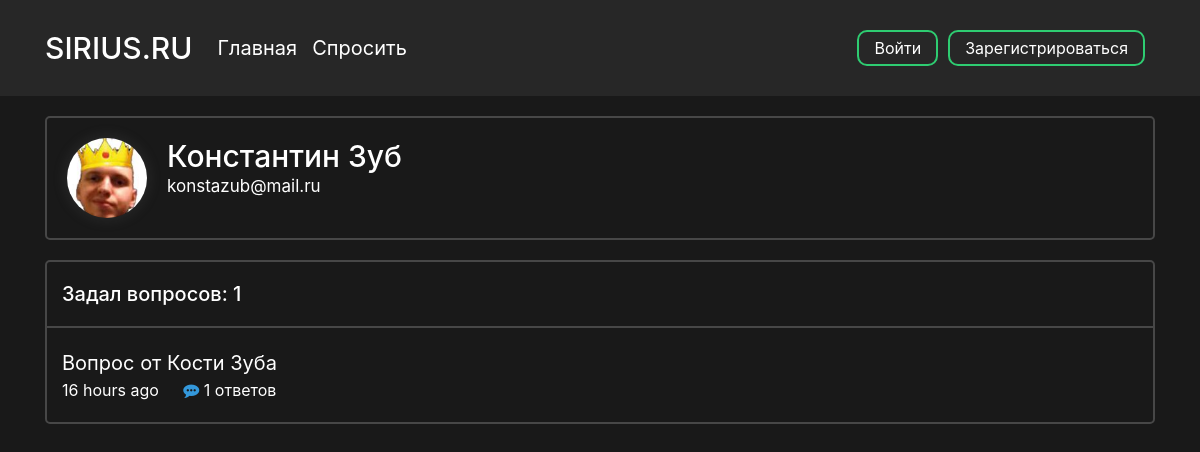
The page /profile/3 on the database its author committed.
### data/users.py (models this page shows, shortened)
class User(SqlAlchemyBase, UserMixin):
    __tablename__ = 'users'
    id = sqlalchemy.Column(sqlalchemy.Integer,
                           primary_key=True, autoincrement=True)
    surname = sqlalchemy.Column(sqlalchemy.String, nullable=True)
    name = sqlalchemy.Column(sqlalchemy.String, nullable=True)
    image_file = sqlalchemy.Column(sqlalchemy.String, nullable=False, default='default.jpg')
    age = sqlalchemy.Column(sqlalchemy.Integer, nullable=True)
    country = sqlalchemy.Column(sqlalchemy.String, nullable=True)
    city = sqlalchemy.Column(sqlalchemy.String, nullable=True)
    email = sqlalchemy.Column(sqlalchemy.String,
                              index=True, unique=True, nullable=True)
    hashed_password = sqlalchemy.Column(sqlalchemy.String, nullable=True)
    registration_date = sqlalchemy.Column(sqlalchemy.DateTime,
                                      default=datetime.datetime.utcnow)
    def get_questions(self):
        from .db_session import create_session
        from .questions import Question
        db_sess = create_session()
        questions = db_sess.query(Question).filter(Question.user_id == self.id).all()
        return questions

### data/questions.py (models this page shows)
class Question(SqlAlchemyBase):
    __tablename__ = 'questions'
    id = sqlalchemy.Column(sqlalchemy.Integer,
                           primary_key=True, autoincrement=True)
    title = sqlalchemy.Column(sqlalchemy.String)
    text = sqlalchemy.Column(sqlalchemy.String)
    user_id = sqlalchemy.Column(sqlalchemy.Integer,
                                sqlalchemy.ForeignKey("users.id"))
    user = orm.relation('User')
    created_date = sqlalchemy.Column(sqlalchemy.DateTime,
                                      default=datetime.datetime.utcnow)
    def get_answers(self):
        from data import db_session
        db_sess = db_session.create_session()
        answers= db_sess.query(Answer).filter(Answer.question_id == self.id).all()
        return answers

### main.py (the view, shortened to what this page needs)
@app.route('/profile/<int:profile_id>', methods=['GET', 'POST'])
def profile_page(profile_id):
    form = UpdateProfileForm()
    db_sess = db_session.create_session()
    return render_template(
        'profile.html',
        user=load_user(profile_id),
        form=form
    )

### data/db_session.py (called while the page is built)
def create_session() -> Session:
    global __factory
    return __factory()

### main.py (called while the page is built)
@manager.user_loader
def load_user(user_id):
    db_sess = db_session.create_session()
    user = db_sess.query(User).filter(User.id == user_id).first()
    return user

### templates/profile.html (shortened to what this page needs)
<head>
    <link rel="stylesheet" type="text/css" href="{{ url_for('static', filename='css/profile.css')}}">
</head>
{% extends "base.html" %}
{% block content %}
<div class="profile-block">
        <div class="profile-info">
            <img src="{{ url_for('static', filename='images/profile_pics/' + user.image_file) }}" alt="" class="profile_picture">
            <div class="info">
                <h3 class="name">{{ user.name }} {{ user.surname}}</h3>
                <p class="email">{{ user.email }}</p>
            </div>
        </div>
    </div>
<div class="user-questions">
    {% set questions = user.get_questions() %}
    <div class="question-count-wrapper">
        <div class="question-count">
            <h5 class="counter">Задал вопросов: {{ questions|length }}</h5>
        </div>
    </div>
    <div class="questions">
        {% for item in questions %}
            <div class="question-block-wrapper">
                <div class="question-block">
                    <p class="question-title"><a href="{{ url_for('question_page', question_id = item.id) }}">{{ item.title }}</a></p>
                    <p class="created_time">{{ moment(item.created_date).fromNow(refresh=True) }}</p>
                    <p class="answers">
                        {% set answer_count = item.get_answers()|length %}
                        {% if answer_count == 0 %}
                        <a href="{{ url_for('question_page', question_id = item.id) }}">
                            <i class="fa fa-commenting answer-icon" aria-hidden="true"></i>
                            Ответить
                        </a>
                        {% else %}
                        <a href="{{ url_for('question_page', question_id = item.id) }}">
                            <i class="fa fa-commenting answer-icon" aria-hidden="true"></i>
                            {{ item.get_answers()|length }} ответов
                        </a>
                        {% endif %}
                    </p>
                </div>
            </div>
        {% endfor %}
    </div>
</div>
{% endblock %}

### templates/base.html (shortened to what this page needs)
<!doctype html>
<html lang="ru">
<head>
    <link rel="stylesheet"
          href="https://stackpath.bootstrapcdn.com/bootstrap/4.4.1/css/bootstrap.min.css"
>
    <link rel="stylesheet" href="https://maxcdn.bootstrapcdn.com/font-awesome/4.5.0/css/font-awesome.min.css">
    <link rel="stylesheet" type="text/css" href="{{ url_for('static', filename='css/base.css')}}">
</head>
<body>
    <header>
        <div class="container">
            <nav class="navbar header">
                <div class="nav_left">
                    <a class="navbar-brand nav_logo" href="{{ url_for('main_page') }}">SIRIUS.RU</a>
                    <a class="navbar-brand nav_item" href="{{ url_for('main_page') }}">Главная</a>
                    <a class="navbar-brand nav_item" href="{{ url_for('ask_question_page') }}">Спросить</a>
                </div>
                <div class="nav_right">
                    {% if current_user %}
                        {% if current_user.is_authenticated %}
                            <a class="profile nav_item" href="{{ url_for('profile_page', profile_id = current_user.id) }}">
                                <i class="fa fa-user" aria-hidden="true"></i> {{ current_user.name }} {{current_user.surname }}
                            </a>
                            <a class="nav_item nav_btn" href="{{ url_for('logout') }}">Выход</a>
                        {% else %}
                            <a class="nav_item nav_btn" href="{{ url_for('login') }}">Войти</a>
                            <a class="nav_item nav_btn" href="{{ url_for('reqister') }}">Зарегистрироваться</a>
                        {% endif %}
                    {% endif %}
                </div>
            </nav>
        </div>
    </header>
    <main role="main" class="container">
        {% block content %}{% endblock %}
    </main>
</body>
</html>

### static/css/profile.css (style rules this page uses)
.profile-block, .user-questions { border: 2px solid rgba(255, 255, 255, 0.2); border-radius: 5px; -webkit-background-clip: padding-box; background-clip: padding-box; }
.profile-block { margin-bottom: 20px; }
.profile-info { padding: 20px; display: flex; align-items: flex-start; }
.profile_picture { width: 80px; border-radius: 50%; margin-right: 20px; -webkit-box-shadow: 0px 0px 15px 0px rgba(150, 150, 150, 0.17); -moz-box-shadow: 0px 0px 15px 0px rgba(150, 150, 150, 0.17); box-shadow: 0px 0px 15px 0px rgba(150, 150, 150, 0.17); }
.info { display: inline-flex; flex-flow: column; }
.name { font-size: 30px; display: inline; margin: 0; }
.email { font-size: 17px; display: inline; }
.user-questions { margin-bottom: 15px; }
.question-count { padding: 20px 15px; }
.counter { margin: 0; }
.question-block-wrapper:after, .question-block-wrapper:first-child:before { content: ''; display: block; height: 2px; background: rgba(255, 255, 255, 0.2); margin: 0px }
.question-block-wrapper:last-child:after { content: none; }
.question-block { padding: 20px 15px; }
.question-title { font-size: 20px; }
.created_time { display: inline; margin-right: 20px }
.answers { display: inline; }
.answer-icon { color: #3498db; }

### static/css/base.css (style rules this page uses)
html { color: #ffffff }
body { background-color: #191919 !important; color: #ffffff }
a { color: #ffffff; }
p { margin: 0px; }
header { background-color: #272727; color: #ffffff; }
.header { display: flex; justify-content: space-between; vertical-align: middle; margin-bottom: 20px; padding: 10px 0; }
.nav_left, .nav_right { display: flex; flex-direction: row; flex-wrap: nowrap; justify-content: center; align-items: center; align-content: center; }
.nav_logo { font-size: 30px; font-weight: 500; margin-right: 25px }
.nav_item { display: inline-block; margin-right: 15px; transition: 0.15s; }
.nav_btn { border-radius: 10px; outline: none; border: 2px solid #2ecc71; background: none; display: block; margin: 20px auto; margin-right: 10px; padding: 4px 15px; text-align: center; color: white; transition: 0.25s; cursor: pointer; }

### rows shown on the page
User: image_file (picture), name "Константин", surname "Зуб", email "konstazub@mail.ru"
Question: title "Вопрос от Кости Зуба", created_date "16 hours ago", get_answers|length "1"

### other values the page prints
{{ questions|length }} "1"
